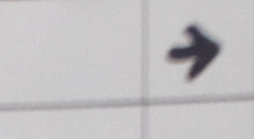
#> input picture image-processing/images/warped_arrow.png, 254 x 139 px
$ python arrow_detection.py
#> lines starting #> are read from the running program, lines starting #| are printed output that depends on the picture; after the words box and inside, x2 and y2 are one past the last pixel; in counts of white or black regions, pixels touching at a corner belong together
import cv2
import numpy as np


def detect_arrow(img_path):

#> called with img_path = 'images/warped_arrow.png'
    if not isinstance(img_path, str):
        print("Error (detect_arrow): @img_path is not of type str!")
        return

    img = cv2.imread(img_path)
#> img is the input picture: shape (139, 254, 3); mean B, G, R 194.2, 192.2, 194.3
    # Convert the image to grayscale
    gray = cv2.cvtColor(img,cv2.COLOR_BGR2GRAY)
    # Apply canny edge detection to the image
    edges = cv2.Canny(gray, 50, 150, apertureSize=3)
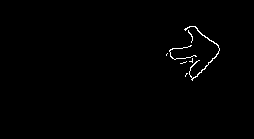
#> edges: shape (139, 254); 0.7% white in thin lines or dots, all inside (x1, y1, x2, y2) = (166, 26, 220, 81)

    # Perform Hough Lines on the image
    lines = cv2.HoughLines(edges, 1, np.pi/180, 20)
#> lines = 21 rows, first 8: [192, 0.785], [197, 0.733], [195, 0.75], [190, 0.803], [-88, 2.18], [194, 0.768], [-98, 2.23], [-101, 2.25]

    # Create an array for each direction, where array[0] indicates one of the lines and array[1] indicates the other,
    # for which if both > 0 will tell us the orientation
    left = [0, 0]
    right = [0, 0]
    up = [0, 0]
    down = [0, 0]

    # Iterate through the lines that the houghlines function returned
    for obj in lines:
        theta = obj[0][1]
        rho = obj[0][0]
        # Cases for right/left arrows
        if 1.0 <= (np.round(theta, 2) <= 1.1)\
                or 2.0 <= np.round(theta, 2) <= 2.1:
            if 20 <= rho <= 30:
                left[0] += 1
            elif 60 <= rho <= 65:
                left[1] += 1
            elif -73 <= rho <= -57:
                right[0] += 1
            elif 148 <= rho <= 176:
                right[1] += 1
        # Cases for up/down arrows
        elif 0.4 <= np.round(theta, 2) <= 0.6\
                or 2.6 <= np.round(theta, 2) <= 2.7:
            if -15 <= rho <= 63:
                up[0] += 1
            elif 67 <= rho <= 74:
                down[1] += 1
                up[1] += 1
            elif 160 <= rho <= 171:
                down[0] += 1
#> this loop made 21 passes
#> (obj, theta, rho) on passes 1 to 12: ([[192, 0.785]], 0.785, 192), ([[197, 0.733]], 0.733, 197), ([[195, 0.75]], 0.75, 195), ([[190, 0.803]], 0.803, 190), ([[-88, 2.18]], 2.18, -88), ([[194, 0.768]], 0.768, 194), ([[-98, 2.23]], 2.23, -98), ([[-101, 2.25]], 2.25, -101), ([[-91, 2.2]], 2.2, -91), ([[200, 0.698]], 0.698, 200), ([[199, 0.716]], 0.716, 199), ([[188, 0.82]], 0.82, 188)
#> after the loop, down = [0, 0]; left = [0, 0]; right = [0, 0]; up = [0, 0]

    if left[0] >= 1 and left[1] >= 1:
        return 'left'
    elif right[0] >= 1 and right[1] >= 1:
        return 'right'
    elif up[0] >= 1 and up[1] >= 1:
        return 'up'
    elif down[0] >= 1 and down[1] >= 1:
        return 'down'


direction = detect_arrow('images/warped_arrow.png')
print(direction)
